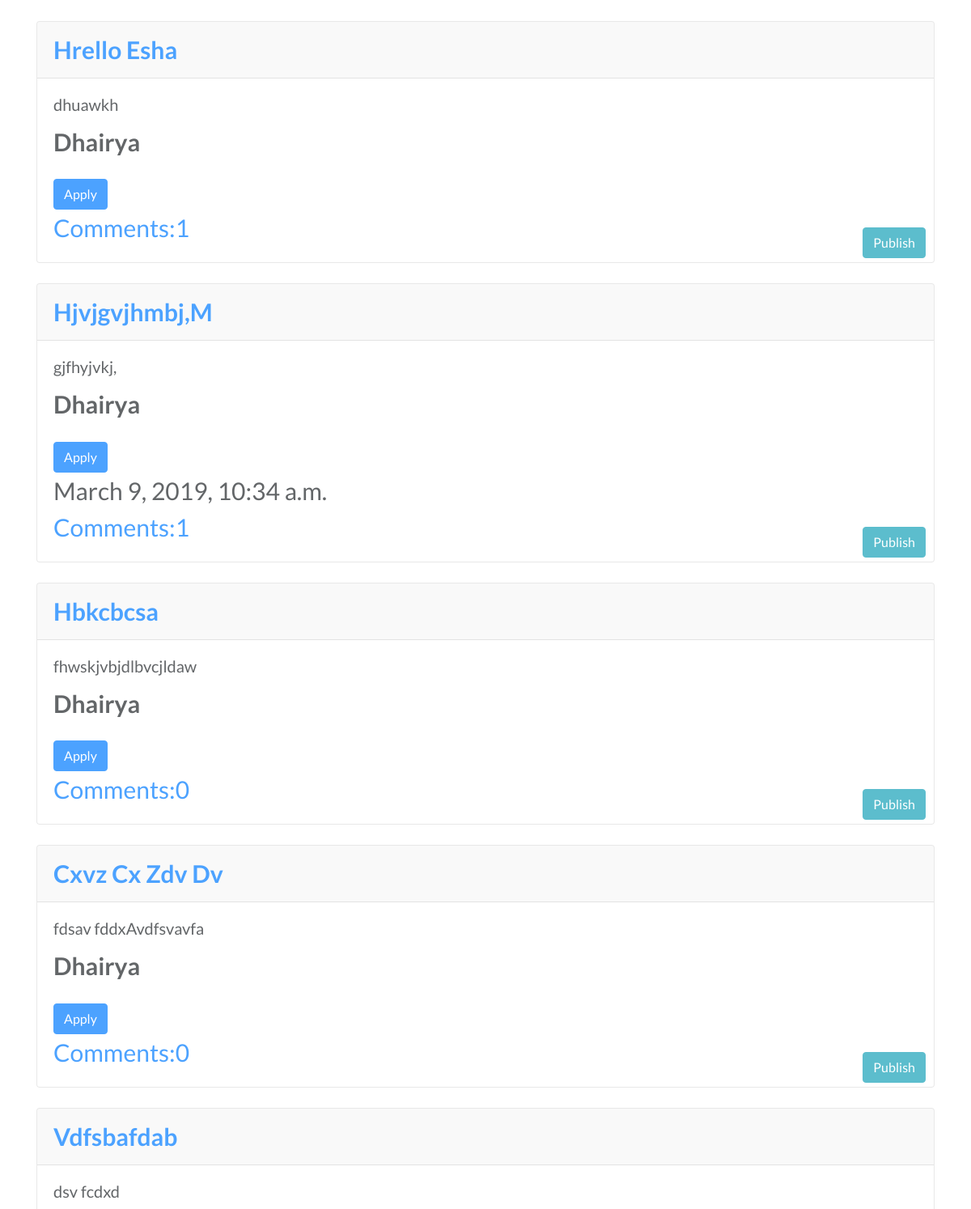
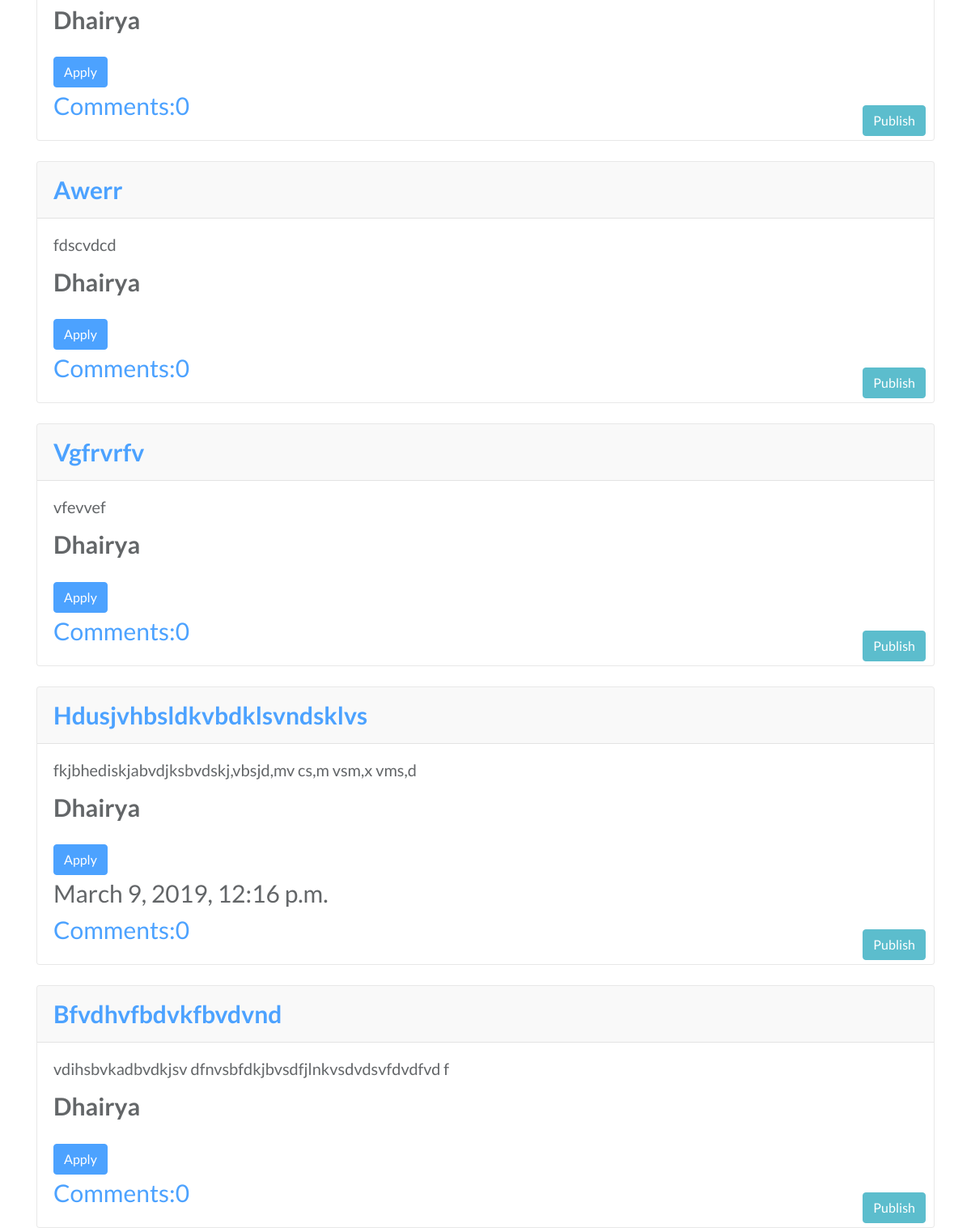
Before: /profile/ (signed in, lower part) with the older database file (2 pictures, top to bottom).
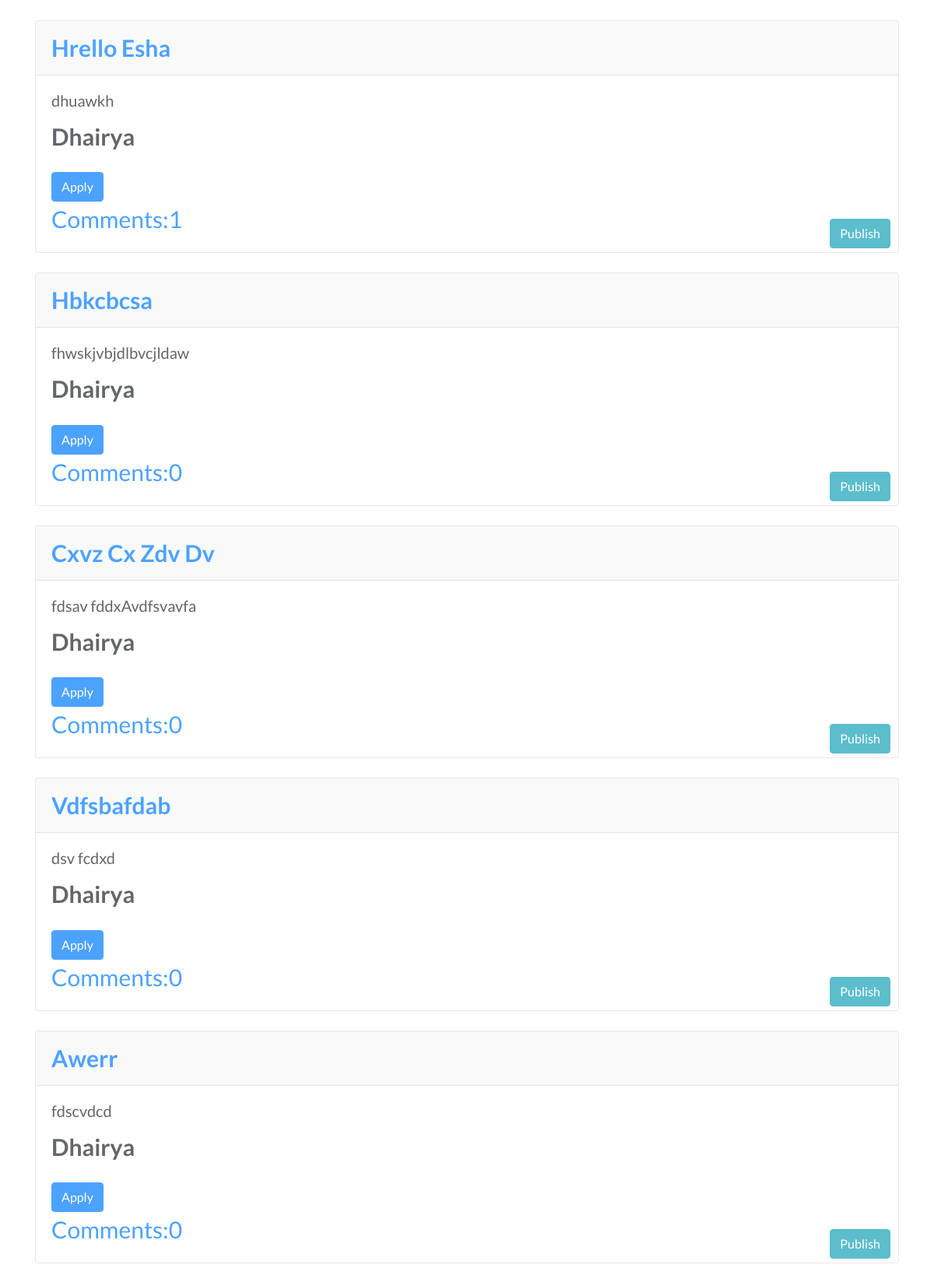
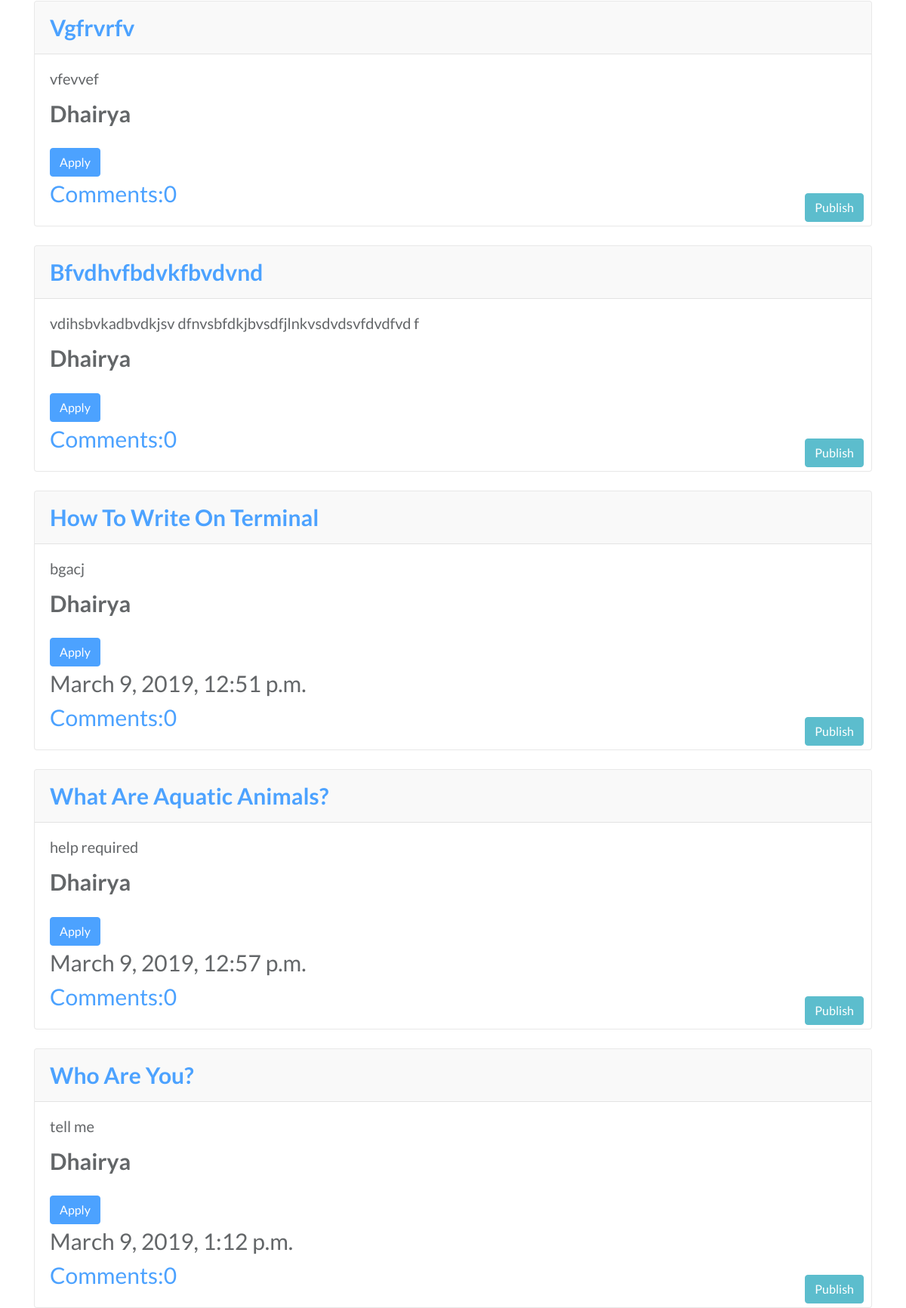
After: the same page with the newer database file (2 pictures, top to bottom).
### my_app/models.py (models this page shows, shortened)
class Post(models.Model):
    title=models.CharField(max_length=256)
    author=models.ForeignKey('auth.User',on_delete=models.CASCADE)
    text=models.TextField()
    create_date=models.DateTimeField(default=timezone.now)
    publish_date=models.DateTimeField(blank=True,null=True)

### my_app/views.py (the view)
# urls.py: url(r'^profile/$',views.ProfileView.as_view(),name="user_profile"),
class ProfileView(ListView):
    model=Post
    template_name="profile_list.html"

### my_app/templates/my_app/profile_list.html (shortened to what this page needs)
{% extends 'my_app/base.html' %}
{% load staticfiles%}
{% block body_block %}
<h1 class='commenttitle techfont' id="heading">Welcome {{user|title}}!!</h1><br>
        {% for posts in post_list %}
           {% ifequal posts.author user %}
           <div class="card">
            <div class="card-header">
              <a href="{% url 'my_app:post_detail' pk=posts.pk %}"><b>{{posts.title|title}}</b></a>
            </div>
            <div class="card-body">
              <h5 class="card-title">{{posts.text|truncatewords:20|safe|linebreaksbr}}</h5>
              <p class="card-text"><strong>{{posts.author|title}}</strong></p>
              <a href="{% url 'my_app:comment_post' pk=posts.pk %}" class="btn btn-primary">Apply</a>
              {% if posts.publish_date %}
               <div class="date">{{posts.publish_date}}</div>
               {% ifequal posts.author user %}
               <a class="btn btn-info publish-btn" href="{% url 'my_app:publish_post' pk=posts.pk %}">Publish</a>
               {% endifequal %}
               {% else %}
              <a class="btn btn-info publish-btn" href="{% url 'my_app:publish_post' pk=posts.pk %}">Publish</a>
              {% endif %}
               <div><a href="{% url 'my_app:comment_list' pk=posts.pk%}" >Comments:{{posts.Comment.all.count}}</a></div>
            </div>
            </div>
            {% endifequal %}
            {% endfor %}
{% endblock %}

Changed rows visible on the page:
removed Post: title "Hjvjgvjhmbj,M", text "gjfhyjvkj,", author "Dhairya", publish_date "March 9, 2019, 10:34 a.m.", Comment.all.count "1"
removed Post: title "Hdusjvhbsldkvbdklsvndsklvs", text "fkjbhediskjabvdjksbvdskj,vbsjd,mv cs,m vsm,x vms,d", author "Dhairya", publish_date "March 9, 2019, 12:16 p.m.", Comment.all.count "0"
added Post: title "How To Write On Terminal", text "bgacj", author "Dhairya", publish_date "March 9, 2019, 12:51 p.m.", Comment.all.count "0"
added Post: title "What Are Aquatic Animals?", text "help required", author "Dhairya", publish_date "March 9, 2019, 12:57 p.m.", Comment.all.count "0"
added Post: title "Who Are You?", text "tell me", author "Dhairya", publish_date "March 9, 2019, 1:12 p.m.", Comment.all.count "0"
